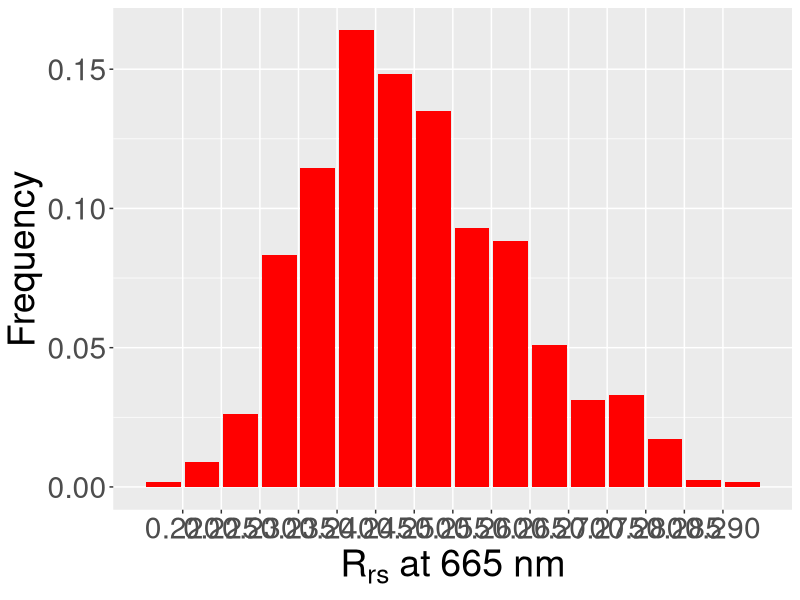
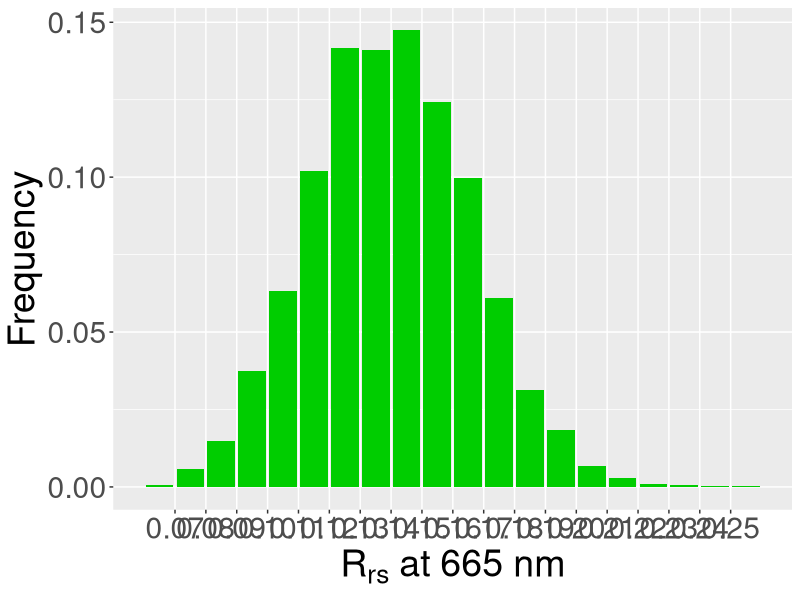
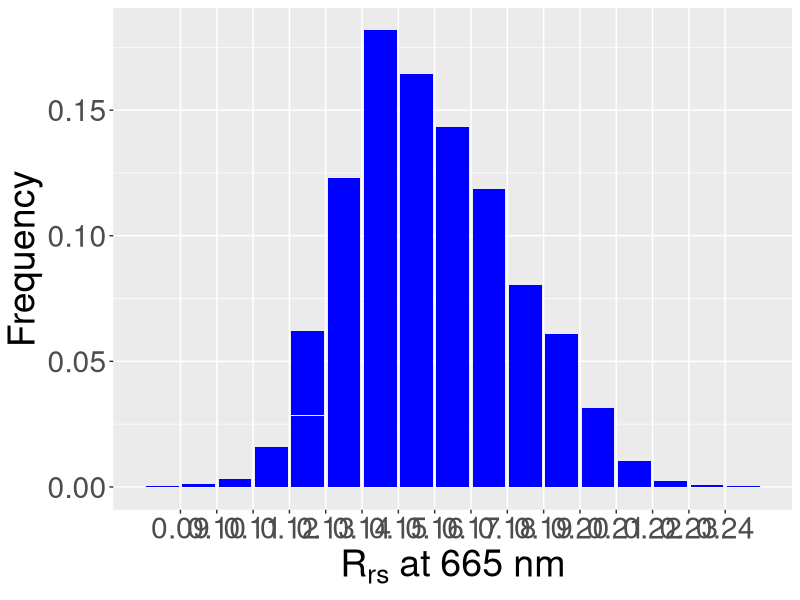

Write the R code that produced these figures, in order. (Note: this script raises an error after producing the figures.)
library(tidyverse)
library(readr)
library(dplyr)
library(ggplot2)
library(stringr)
library(magrittr)

# FIX THESE PATHS!! DATA NOW IN DATA FOLDER 

clouds <- readr::read_csv("Data/Clouds.csv")
land <- readr::read_csv("Data/Land.csv")
smog <- readr::read_csv("Data/Smog.csv")

# Frequency of reflectance values in B4 

cloud_hist <- ggplot(clouds, aes(
    x = Bin_center_value, 
    y = Bin_counts/1214))+
  geom_bar(
    stat='identity',
    fill = "red")+
  scale_x_binned(
    n.breaks = 20)+
  xlab(expression(R[rs]~at~665~nm))+
  ylab("Frequency")+
  theme(text = element_text(size=27))

land_hist <- ggplot(land, aes(
    x = Bin_center_value, 
    y = Bin_counts/6657))+
  geom_bar(
    stat='identity',
    fill = "green3")+
  scale_x_binned(
    n.breaks = 20)+
  xlab(expression(R[rs]~at~665~nm))+
  ylab("Frequency")+
  theme(text = element_text(size=27))

smog_hist <- ggplot(smog, aes(
  x = Bin_center_value, 
  y = Bin_counts/4573))+
  geom_bar(
    stat='identity',
    fill = "blue")+
  scale_x_binned(
    n.breaks = 20)+
  xlab(expression(R[rs]~at~665~nm))+
  ylab("Frequency")+
  theme(text = element_text(size=27))


grid.arrange(cloud_hist, smog_hist, land_hist)
